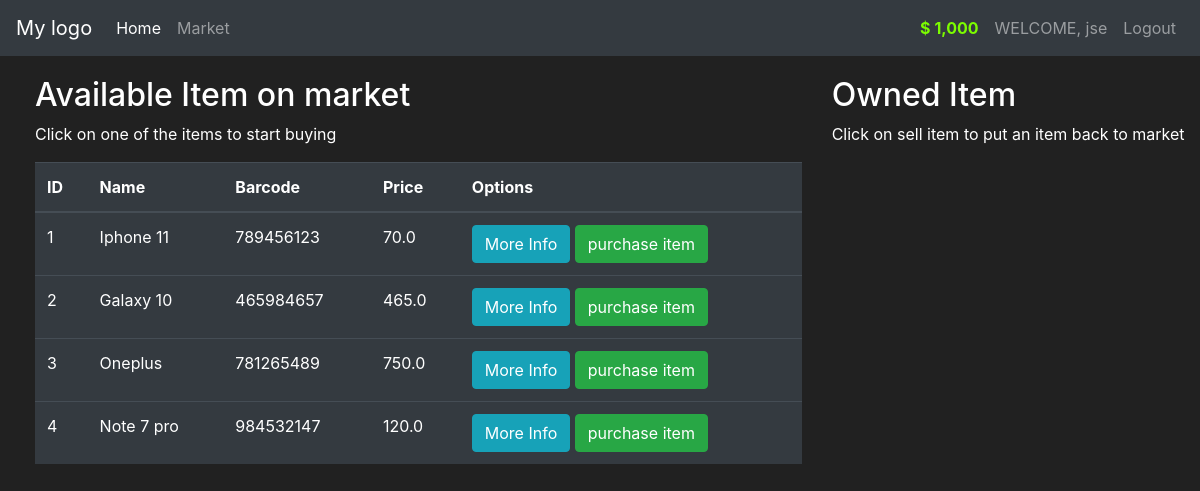
The app's page /market (signed in) with its own data.
### market/models.py (models this page shows, shortened)
class User(db.Model, UserMixin):
    __tablename__ = 'user'
    id = db.Column(db.Integer(), primary_key=True)
    username = db.Column(db.String(20), nullable=False, unique=True)
    email_address = db.Column(db.String(40), nullable=False, unique=True)
    password_hash = db.Column(db.String(60), nullable=False)
    budget = db.Column(db.Integer(), nullable=False, default=1000)
    items = db.relationship("Item", backref="owner_user", lazy=True)
    @property
    def prettier_budget(self):
        if len(str(self.budget)) >= 4:
            return f'{str(self.budget)[:-3]},{str(self.budget)[-3:]}'
        else:
            return f'{self.budget}'
    @property
    def password(self):
        return self.password

class Item(db.Model):
    __tablename__ = 'item'
    id = db.Column(db.Integer(), primary_key=True)
    name = db.Column(db.String(30), nullable=False, unique=True)
    price = db.Column(db.Float(), nullable=False)
    barcode = db.Column(db.String(50), nullable=False, unique=True)
    describe = db.Column(db.String(50), nullable=False, unique=True)
    owner = db.Column(db.Integer(), db.ForeignKey("user.id"))

### market/routes.py (the view, shortened to what this page needs)
@app.route('/market', methods = ['GET','POST'])
@login_required
def market():
    purchase_form = PurchaseItemForm()
    selling_form = SellItemForm()
    items = Item.query.filter_by(owner=None)
    owned_items = Item.query.filter_by(owner=current_user.id)
    return render_template('market.html',items=items, purchase_form=purchase_form, owned_items=owned_items, selling_form=selling_form)

### market/models.py (called while the page is built)
@login_manager.user_loader
def load_user(user_id):
    return User.query.get(int(user_id))

### market/templates/market.html (shortened to what this page needs)
{% extends 'base.html' %}
{% block contents %}
    <div class="row" style="margin-top: 20px; margin-left: 20px;">
        <div class="col-8">
            <h2>Available Item on market</h2>
            <p>Click on one of the items to start buying</p>
            <table class="table table-hover table-dark">
                <thead>
                    <tr>
                        <th scope="col">ID</th>
                        <th scope="col">Name</th>
                        <th scope="col">Barcode</th>
                        <th scope="col">Price</th>
                        <th scope="col">Options</th>
                    </tr>
                </thead>
                 <tbody>
                         {% for i in items %}
                         {% include 'includes/items_modals.html' %}
                             <tr>
                                 <td>{{ i.id }}</td>
                                 <td>{{ i.name }}</td>
                                 <td>{{ i.barcode }}</td>
                                 <td>{{ i.price }}</td>
                                 <td>
                                     <button class="btn btn-outline btn-info" data-toggle="modal" data-target="#exampleModal-{{ i.id }}">More Info</button>
                                     <button class="btn btn-outline btn-success" data-toggle="modal" data-target="#exampleModalpurchase-{{ i.id }}">purchase item</button>
                                 </td>
                             </tr>
                         {% endfor %}
        <div class="col-4">
            <h2>Owned Item</h2>
            <p>Click on sell item to put an item back to market </p>
            <br>
        </div>
{% endblock contents %}

### market/templates/base.html (shortened to what this page needs)
<!doctype html>
<html lang="en">
  <head>
    <link rel="stylesheet" href="https://cdn.jsdelivr.net/npm/bootstrap@4.5.3/dist/css/bootstrap.min.css">
  </head>
  <body>
    <nav class="navbar navbar-expand-md navbar-dark bg-dark">
        <a class="navbar-brand" href="/home">My logo</a>
        <div class="collapse navbar-collapse" id="navbarNav">
            <ul class="navbar-nav mr-auto">
                <li class="nav-item active">
                    <a class="nav-link" href="{{ url_for('index') }}">Home <span class="sr-only">(current)</span></a>
                </li>
                <li class="nav-item">
                    <a class="nav-link" href="{{ url_for('market') }}">Market</a>
                </li>
            </ul>
            {% if current_user.is_authenticated %}
                <ul class="navbar-nav">
                    <li class="nav-item">
                        <a class="nav-link" style="color: lawngreen; font-weight: bold;">
                            $ {{ current_user.prettier_budget }}
                        </a>
                    </li>
                    <li class="nav-item">
                        <a class="nav-link">WELCOME,  {{ current_user.username }}</a>
                    </li>
                    <li class="nav-item">
                        <a class="nav-link" href="{{ url_for('logout') }}">Logout</a>
                    </li>
                </ul>
            {% endif %}
        </div>
    </nav>
    {% block contents %}
    {% endblock contents %}
  </body>
</html>

### market/templates/includes/items_modals.html (shortened to what this page needs)
  </div>

### market/templates/base.html (style rules this page uses)
body { background-color: #212121; color: white; }

### records on screen
User: prettier_budget "1,000", username "jse"
Item: id "1", name "Iphone 11", barcode "789456123", price "70.0"
Item: id "2", name "Galaxy 10", barcode "465984657", price "465.0"
Item: id "3", name "Oneplus", barcode "781265489", price "750.0"
Item: id "4", name "Note 7 pro", barcode "984532147", price "120.0"
